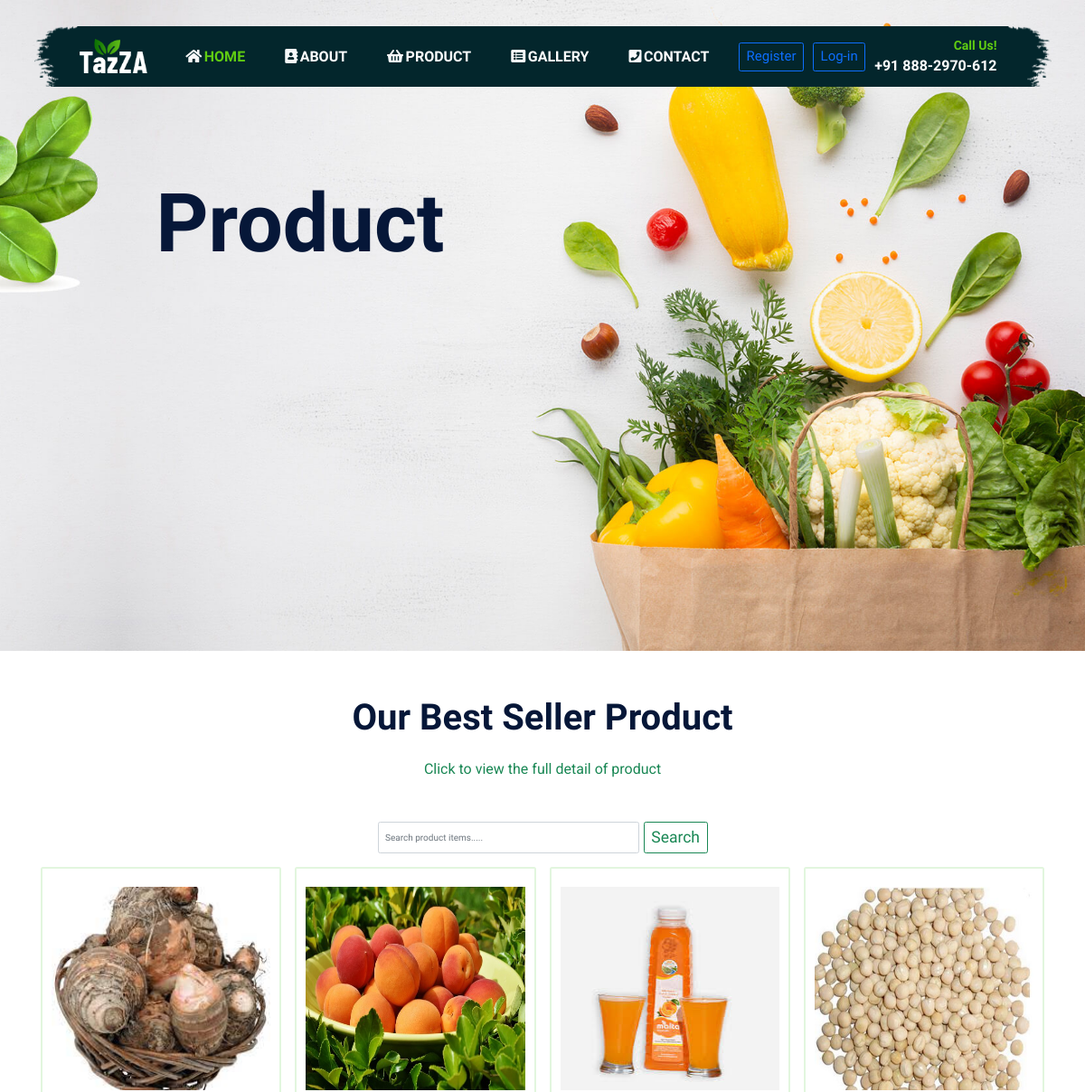
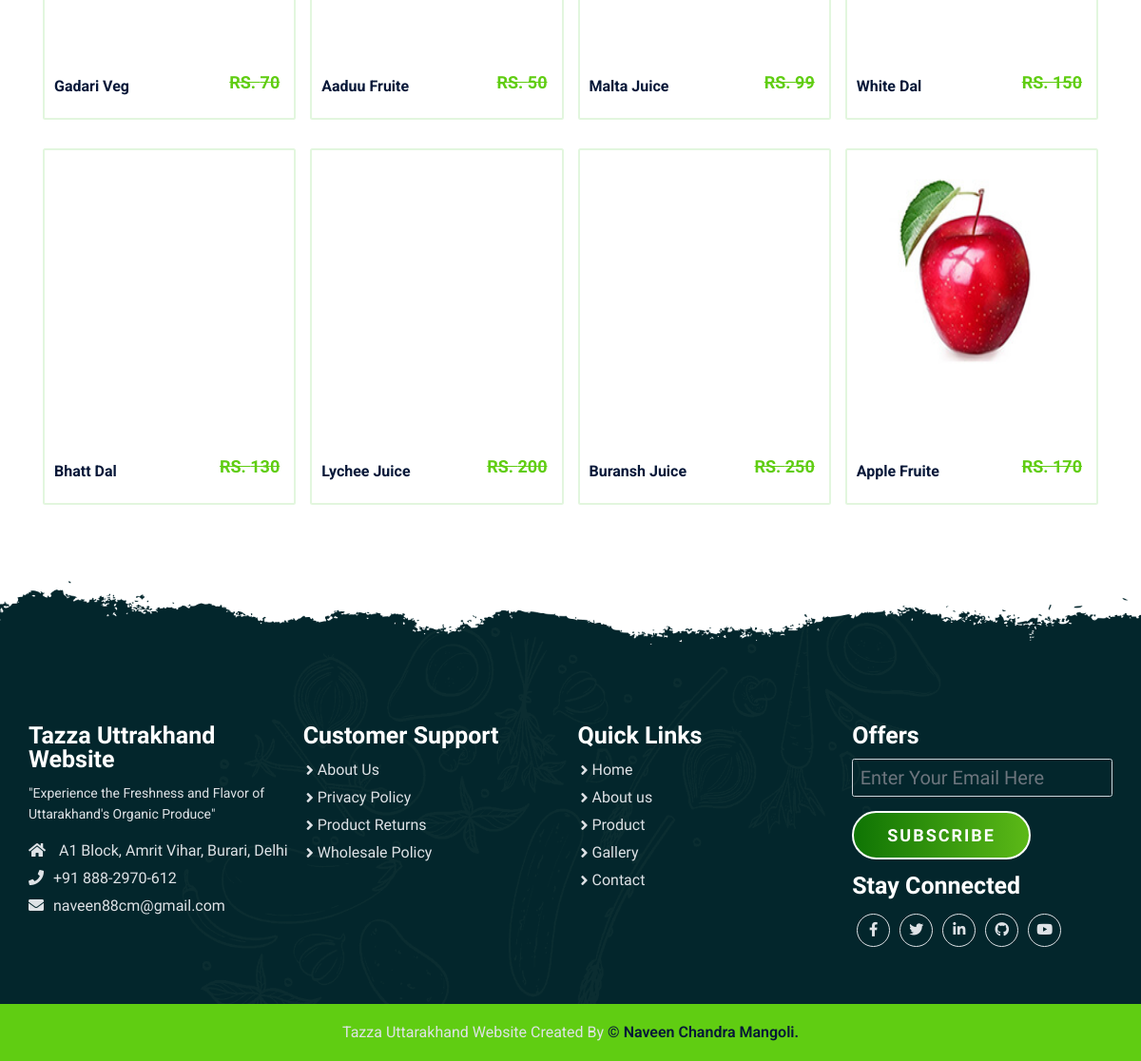
The app's page /all_product/ with its own data (2 pictures, top to bottom).
### data/models.py (models this page shows, shortened)
class Product(models.Model):
    product_id = models.AutoField
    category = models.CharField(max_length=50, default="")
    product_name = models.CharField(max_length=50)
    price = models.IntegerField()
    desc = models.CharField(max_length=300)
    pub_date = models.DateField()
    image = models.ImageField(upload_to= "images/", default= None, null=True)

### tazza_web/views.py (the view)
# urls.py: path('all_product/', views.all_product,name='all_product'),
def all_product(request):
    Addproducts = Product.objects.all()
    if request.method=="GET":
        st = request.GET.get("search_item")
        if st != None:
            Addproducts = Product.objects.filter(product_name__icontains = st)
    data ={
        'Addproducts':Addproducts,
        }
    return render(request, "all_product.html",data)

### template/all_product.html (shortened to what this page needs)
{% extends 'base.html' %}
{% block content %}
    {% load static %}
    <section class="banner_section">
        <div class="container">
            <div class="banner-content">
                <h1>Product</h1>
            </div>
        </div>
    </section>
    <section class="product_section">
        <div class="container">
            <div class="row justify-content-center">
                <div class="col-12 text-center pb-5">
                    <h2 class="section-title">Our Best Seller Product</h2>
                    <p class="section-subtitle text-success">Click to view the full detail of product</p>
                </div>
            </div>
            <div class="row mb-4 justify-content-center">
                <div  class="col-4">
                    <form method="get" class=" d-flex">
                        <input class="form-control me-2" type="search" name="search_item" placeholder="Search product items....." aria-label="Search">
                        <input class="btn btn-outline-success fs-3" type="submit" value="Search" />
                    </form>
                </div>
            </div>
            <div class="row mx-0">
                {% for n in Addproducts %}
                    <div class="col-6 col-lg-3 mb-5">
                        <div class="card product-card">
                            <div class="product-img">
                                <img decoding="async" src="/media/{{n.image}}" class="img-fluid" />
                            </div>
                            <div class="d-flex align-items-center justify-content-between">
                                <p><b>{{n.product_name}}</b></p>
                                <span>Rs. {{n.price}}</span>
                            </div>
                        </div>
                    </div>
                {% endfor %}
            </div>
        </div>
    </section>
{% endblock %}

### template/base.html (shortened to what this page needs)
{% load static %}
<!DOCTYPE html>
<html lang="en">
<head>
    <link rel="stylesheet" href="{% static  'css/lightbox.css'  %}">
    <link href="https://cdn.jsdelivr.net/npm/bootstrap@5.1.3/dist/css/bootstrap.min.css" rel="stylesheet">
    <link rel="stylesheet" href="https://cdnjs.cloudflare.com/ajax/libs/font-awesome/5.15.4/css/all.min.css" />
    <link rel="stylesheet" href="{% static  'css/style.css'  %}">
    <link rel="stylesheet" href="{% static  'css/responsive-style.css'  %}">
</head>
<body>
    <header id="full_nav">
        <div class="header">
            <div class="container">
                <nav class="navbar navbar-expand-lg">
                    <a class="navbar-brand" href="/">
                        <img decoding="async" src="{% static  './images/logo.png'  %}" alt="">
                    </a>
                    <div class="collapse navbar-collapse" id="main-nav">
                        <ul class="navbar-nav mx-auto">
                            <li class="nav-item">
                                <a class="nav-link active" href="/"><i class="fa fa-home text-light me-1" aria-hidden="true"></i>Home</a>
                            </li>
                            <li class="nav-item">
                                <a class="nav-link" href="/about/"><i class="fa fa-address-book text-light me-1" aria-hidden="true"></i>About</a>
                            </li>
                            <li class="nav-item">
                                <a class="nav-link" href="/all_product/"><i class="fa fa-shopping-basket text-light me-1" aria-hidden="true"></i>Product</a>
                            </li>
                            <li class="nav-item">
                                <a class="nav-link" href="/gallery/"><i class="fa fa-list-alt text-light me-1" aria-hidden="true"></i>Gallery</a>
                            </li>
                            <li class="nav-item">
                                <a class="nav-link" href="/contact/"><i class="fa fa-phone-square  text-light me-1" aria-hidden="true"></i>Contact</a>
                            </li>
                        </ul>
                        {% if user.is_authenticated %}
                        <form method="post" action="{% url 'logout' %}">
                            {% csrf_token %}
                            <button class="btn btn-outline-danger ms-3 fs-4 my-2" type="submit">Log-out</button>
                        </form>
                        {% else %}
                            <a href=" {% url 'register' %}" class="btn btn-outline-primary fs-4">Register</a>
                            <a href=" {% url 'login' %}" class="btn btn-outline-primary ms-3 fs-4">Log-in</a>
                        {% endif %}
                        <div class="header_right">
                            <div class="text-lg-end">
                                <span>Call Us!</span>
                                <span class="phone_no ms-3">+91 888-2970-612</span>
                            </div>
                        </div>
                    </div>
                </nav>
            </div>
        </div>
    </header>
    {% block content %}
    {% endblock %}
    <section class="footer_wrapper mt-3 mt-md-0">
        <div class="container px-5 px-lg-0">
            <div class="row">
                <div class="col-lg-3 col-sm-6 mb-5 mb-lg-0">
                    <h5>Tazza Uttrakhand Website</h5>
                    <p class="mb-4 ps-0 company_details">"Experience the Freshness and Flavor of Uttarakhand's Organic Produce"</p>
                    <div class="contact-info">
                        <ul class="list-unstyled">
                            <li><a href="#"><i class="fa fa-home me-3"></i> A1 Block, Amrit Vihar, Burari, Delhi</a></li>
                            <li><a href="#"><i class="fa fa-phone me-3"></i>+91 888-2970-612</a></li>
                            <li><a href="#"><i class="fa fa-envelope me-3"></i>naveen88cm@gmail.com</a></li>
                        </ul>
                    </div>
                </div>
                <div class="col-lg-3 col-sm-6 mb-5 mb-lg-0">
                    <h5>Customer Support</h5>
                    <ul class="link-widget p-0">
                        <li><a href="/about/">About Us</a></li>
                        <li><a href="/contact/">Privacy Policy</a></li>
                        <li><a href="/contact/">Product Returns</a></li>
                        <li><a href="/contact/">Wholesale Policy</a></li>
                    </ul>
                </div>
                <div class="col-lg-3 col-sm-6 mb-5 mb-lg-0">
                    <h5>Quick Links</h5>
                    <ul class="link-widget p-0">
                        <li><a href="/">Home</a></li>
                        <li><a href="/about/">About us</a></li>
                        <li><a href="/all_product/">Product</a></li>
                        <li><a href="/gallery/">Gallery</a></li>
                        <li><a href="/contact/">Contact</a></li>
                    </ul>
                </div>
                <div class="col-lg-3 col-sm-6 mb-5 mb-lg-0">
                    <h5>Offers</h5>
                    <div class="form-group mb-4">
                        <input type="email" class="form-control bg-transparent" placeholder="Enter Your Email Here">
                        <button type="submit" class="btn main-btn">Subscribe</button>
                    </div>
                    <h5>Stay Connected</h5>
                    <ul class="social-network d-flex align-items-center p-0">
                        <li><a href="https://www.facebook.com/share/oKpzTmt5FDCYCJbz/?mibextid=qi2Omg/"><i class="fab fa-facebook-f"></i></a></li>
                        <li><a href="https://x.com/MangoliNaveen?t=6dvcjF820QZaZpTqPSOjwA&s=09"><i class="fab fa-twitter"></i></a></li>
                        <li><a href="https://www.linkedin.com/in/naveen-mangoli-34115a314?utm_source=share&utm_campaign=share_via&utm_content=profile&utm_medium=android_app"><i class="fab fa-linkedin-in"></i></a></li>
                        <li><a href="https://github.com/NaveenChandraMangoli"><i class="fab fa-github"></i></a></li>
                        <li><a href="#"><i class="fab fa-youtube"></i></a></li>
                    </ul>
                </div>
            </div>
        </div>
        <div class="container-fluid copyright-section">
            <p> Tazza Uttarakhand Website Created By <a href="https://nikushatma.github.io/naveen-mangoli-portfolio-github.io/">© Naveen Chandra Mangoli.</a></p>
        </div>
    </section>
</body>
</html>

### records on screen
Product: image (picture), product_name "Gadari Veg", price "70"
Product: image (picture), product_name "Aaduu Fruite", price "50"
Product: image (picture), product_name "Malta Juice", price "99"
Product: image (picture), product_name "White Dal", price "150"
Product: image (picture), product_name "Bhatt Dal", price "130"
Product: image (picture), product_name "Lychee Juice", price "200"
Product: image (picture), product_name "Buransh Juice", price "250"
Product: image (picture), product_name "Apple Fruite", price "170"
